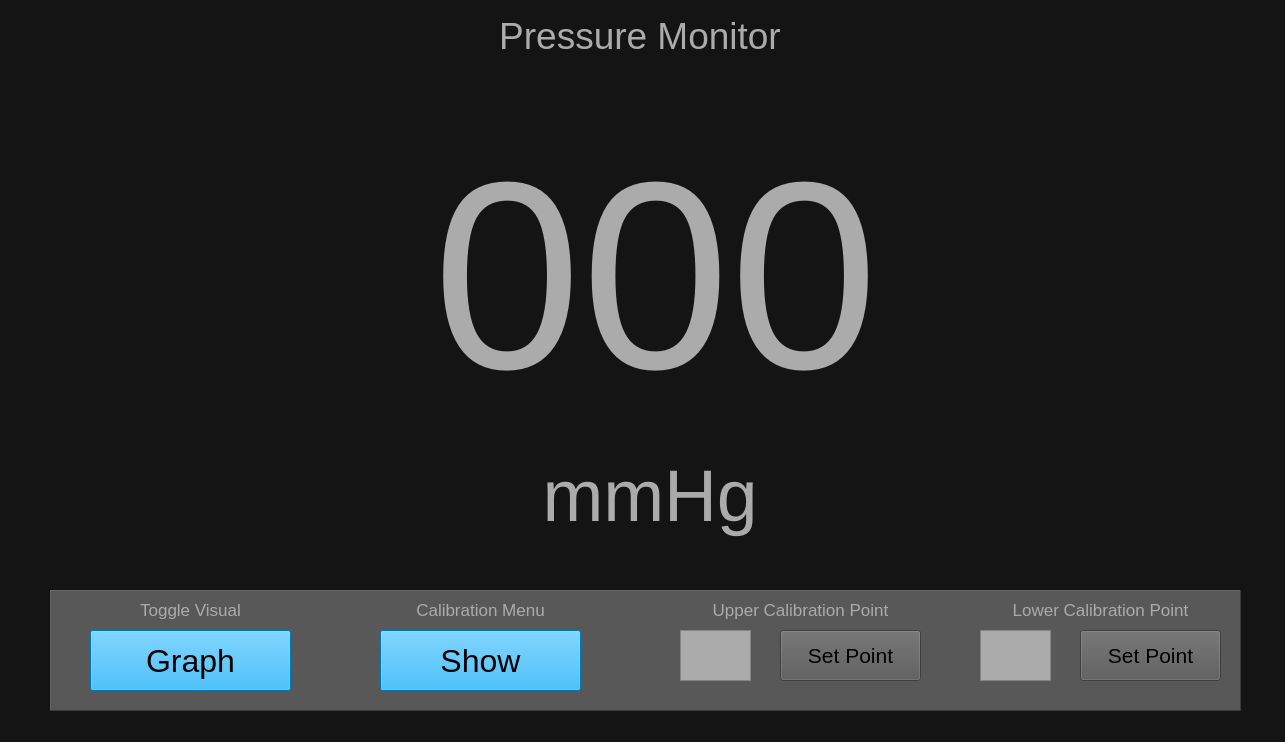
<?xml version="1.0" encoding="UTF-8"?>
<ui version="4.0">
 <class>MainWindow</class>
 <widget class="QMainWindow" name="MainWindow">
  <property name="geometry">
   <rect>
    <x>0</x>
    <y>0</y>
    <width>1285</width>
    <height>742</height>
   </rect>
  </property>
  <property name="windowTitle">
   <string>MainWindow</string>
  </property>
  <property name="autoFillBackground">
   <bool>false</bool>
  </property>
  <property name="styleSheet">
   <string notr="true">background-color: rgb(20, 20, 20);</string>
  </property>
  <widget class="QWidget" name="centralWidget">
   <widget class="QLabel" name="GUI_Title">
    <property name="geometry">
     <rect>
      <x>320</x>
      <y>10</y>
      <width>640</width>
      <height>51</height>
     </rect>
    </property>
    <property name="font">
     <font>
      <pointsize>28</pointsize>
      <italic>false</italic>
     </font>
    </property>
    <property name="styleSheet">
     <string notr="true">color: rgb(171, 171, 171);</string>
    </property>
    <property name="text">
     <string>Pressure Monitor</string>
    </property>
    <property name="alignment">
     <set>Qt::AlignCenter</set>
    </property>
   </widget>
   <widget class="QFrame" name="frame">
    <property name="geometry">
     <rect>
      <x>50</x>
      <y>590</y>
      <width>1191</width>
      <height>121</height>
     </rect>
    </property>
    <property name="styleSheet">
     <string notr="true">background-color:rgb(88, 88,  88);</string>
    </property>
    <property name="frameShape">
     <enum>QFrame::Panel</enum>
    </property>
    <property name="frameShadow">
     <enum>QFrame::Raised</enum>
    </property>
    <widget class="QLabel" name="graphNumberLabel">
     <property name="geometry">
      <rect>
       <x>40</x>
       <y>10</y>
       <width>201</width>
       <height>20</height>
      </rect>
     </property>
     <property name="font">
      <font>
       <pointsize>13</pointsize>
      </font>
     </property>
     <property name="styleSheet">
      <string notr="true">color:rgb(171, 171, 171);</string>
     </property>
     <property name="text">
      <string>Toggle Visual</string>
     </property>
     <property name="alignment">
      <set>Qt::AlignCenter</set>
     </property>
    </widget>
    <widget class="QLabel" name="upperCalLabel">
     <property name="geometry">
      <rect>
       <x>650</x>
       <y>10</y>
       <width>201</width>
       <height>20</height>
      </rect>
     </property>
     <property name="font">
      <font>
       <pointsize>13</pointsize>
      </font>
     </property>
     <property name="styleSheet">
      <string notr="true">color:rgb(171, 171, 171);</string>
     </property>
     <property name="text">
      <string>Upper Calibration Point</string>
     </property>
     <property name="alignment">
      <set>Qt::AlignCenter</set>
     </property>
    </widget>
    <widget class="QLabel" name="lowerCalLabel">
     <property name="geometry">
      <rect>
       <x>950</x>
       <y>10</y>
       <width>201</width>
       <height>20</height>
      </rect>
     </property>
     <property name="font">
      <font>
       <pointsize>13</pointsize>
      </font>
     </property>
     <property name="styleSheet">
      <string notr="true">color:rgb(171, 171, 171);</string>
     </property>
     <property name="text">
      <string>Lower Calibration Point</string>
     </property>
     <property name="alignment">
      <set>Qt::AlignCenter</set>
     </property>
    </widget>
    <widget class="QPushButton" name="toggleButton">
     <property name="geometry">
      <rect>
       <x>40</x>
       <y>40</y>
       <width>201</width>
       <height>61</height>
      </rect>
     </property>
     <property name="font">
      <font>
       <pointsize>24</pointsize>
      </font>
     </property>
     <property name="styleSheet">
      <string notr="true">background-color: rgb(0, 167, 255);</string>
     </property>
     <property name="text">
      <string>Graph</string>
     </property>
    </widget>
    <widget class="QPushButton" name="upperCalButton">
     <property name="geometry">
      <rect>
       <x>730</x>
       <y>40</y>
       <width>141</width>
       <height>51</height>
      </rect>
     </property>
     <property name="font">
      <font>
       <pointsize>16</pointsize>
      </font>
     </property>
     <property name="text">
      <string>Set Point</string>
     </property>
    </widget>
    <widget class="QPushButton" name="lowerCalButton">
     <property name="geometry">
      <rect>
       <x>1030</x>
       <y>40</y>
       <width>141</width>
       <height>51</height>
      </rect>
     </property>
     <property name="font">
      <font>
       <pointsize>16</pointsize>
      </font>
     </property>
     <property name="text">
      <string>Set Point</string>
     </property>
    </widget>
    <widget class="QTextEdit" name="upperCalField">
     <property name="geometry">
      <rect>
       <x>630</x>
       <y>40</y>
       <width>71</width>
       <height>51</height>
      </rect>
     </property>
     <property name="font">
      <font>
       <pointsize>16</pointsize>
      </font>
     </property>
     <property name="styleSheet">
      <string notr="true">background-color: rgb(171, 171, 171);</string>
     </property>
    </widget>
    <widget class="QTextEdit" name="lowerCalField">
     <property name="geometry">
      <rect>
       <x>930</x>
       <y>40</y>
       <width>71</width>
       <height>51</height>
      </rect>
     </property>
     <property name="font">
      <font>
       <pointsize>16</pointsize>
      </font>
     </property>
     <property name="styleSheet">
      <string notr="true">background-color: rgb(171, 171, 171);</string>
     </property>
    </widget>
    <widget class="QPushButton" name="calibrateButton">
     <property name="geometry">
      <rect>
       <x>330</x>
       <y>40</y>
       <width>201</width>
       <height>61</height>
      </rect>
     </property>
     <property name="font">
      <font>
       <pointsize>24</pointsize>
      </font>
     </property>
     <property name="styleSheet">
      <string notr="true">background-color: rgb(0, 167, 255);</string>
     </property>
     <property name="text">
      <string>Show</string>
     </property>
     <property name="autoDefault">
      <bool>false</bool>
     </property>
     <property name="default">
      <bool>false</bool>
     </property>
     <property name="flat">
      <bool>false</bool>
     </property>
    </widget>
    <widget class="QLabel" name="graphNumberLabel_2">
     <property name="geometry">
      <rect>
       <x>330</x>
       <y>10</y>
       <width>201</width>
       <height>20</height>
      </rect>
     </property>
     <property name="font">
      <font>
       <pointsize>13</pointsize>
      </font>
     </property>
     <property name="styleSheet">
      <string notr="true">color:rgb(171, 171, 171);</string>
     </property>
     <property name="text">
      <string>Calibration Menu</string>
     </property>
     <property name="alignment">
      <set>Qt::AlignCenter</set>
     </property>
    </widget>
   </widget>
   <widget class="CustomWidget" name="widget" native="true">
    <property name="geometry">
     <rect>
      <x>30</x>
      <y>70</y>
      <width>1211</width>
      <height>471</height>
     </rect>
    </property>
   </widget>
   <widget class="QLabel" name="pressureValue">
    <property name="geometry">
     <rect>
      <x>60</x>
      <y>60</y>
      <width>1191</width>
      <height>431</height>
     </rect>
    </property>
    <property name="font">
     <font>
      <pointsize>297</pointsize>
      <weight>50</weight>
      <italic>false</italic>
      <bold>false</bold>
      <underline>false</underline>
      <strikeout>false</strikeout>
     </font>
    </property>
    <property name="styleSheet">
     <string notr="true">color:rgb(171, 171, 171);</string>
    </property>
    <property name="text">
     <string>000</string>
    </property>
    <property name="alignment">
     <set>Qt::AlignCenter</set>
    </property>
   </widget>
   <widget class="QLabel" name="pressureUnitsLabel">
    <property name="geometry">
     <rect>
      <x>450</x>
      <y>450</y>
      <width>400</width>
      <height>91</height>
     </rect>
    </property>
    <property name="font">
     <font>
      <pointsize>55</pointsize>
     </font>
    </property>
    <property name="styleSheet">
     <string notr="true">color:rgb(171, 171, 171);</string>
    </property>
    <property name="text">
     <string>mmHg</string>
    </property>
    <property name="alignment">
     <set>Qt::AlignCenter</set>
    </property>
   </widget>
  </widget>
  <widget class="QStatusBar" name="statusBar"/>
 </widget>
 <layoutdefault spacing="6" margin="11"/>
 <customwidgets>
  <customwidget>
   <class>CustomWidget</class>
   <extends>QWidget</extends>
   <header>pressurePlotter.h</header>
   <container>1</container>
  </customwidget>
 </customwidgets>
 <resources/>
 <connections/>
</ui>
